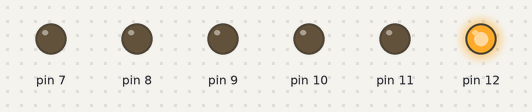
Simulated run of this sketch. Board: Arduino Uno, built with avr-gcc and run on an emulated ATmega328P. Parts: output pins drawn as LEDs (lit = HIGH).

Above: at 0.5 s.
At 4.5 s:
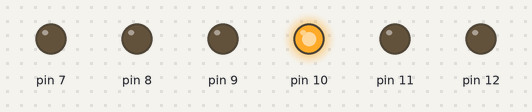
At 6.5 s:
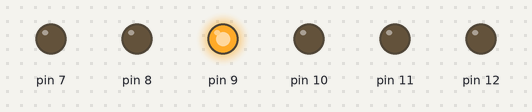
At 7.5 s:
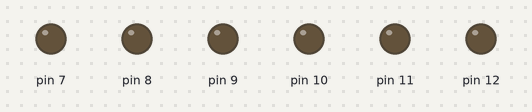
At 10.5 s:
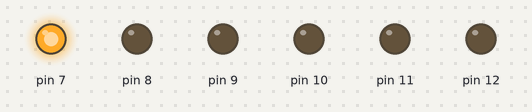
At 14.5 s:
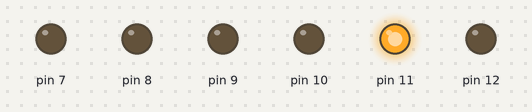
Timing chart, 0 to 15.6 s (numbered marks = the images above):
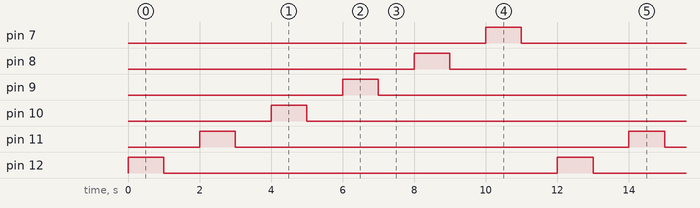

Measured:
- by itself, pin 7–12: alternates HIGH for 1.0 s and LOW for 11.0 s
- by itself, everything shown: repeats every 12.0 s, in 12 steps

The sketch:

6_diode_sequence.ino
```cpp
// C++ code
//
void setup()
{
  pinMode(12, OUTPUT);
  pinMode(11, OUTPUT);
  pinMode(10, OUTPUT);
  pinMode(9, OUTPUT);
  pinMode(8, OUTPUT);
  pinMode(7, OUTPUT);
}

void loop()
{
  digitalWrite(12, HIGH);
  delay(1000); // Wait for 1000 millisecond(s)
  digitalWrite(12, LOW);
  delay(1000); // Wait for 1000 millisecond(s)
  digitalWrite(11, HIGH);
  delay(1000); // Wait for 1000 millisecond(s)
  digitalWrite(11, LOW);
  delay(1000); // Wait for 1000 millisecond(s)
  digitalWrite(10, HIGH);
  delay(1000); // Wait for 1000 millisecond(s)
  digitalWrite(10, LOW);
  delay(1000); // Wait for 1000 millisecond(s)
  digitalWrite(9, HIGH);
  delay(1000); // Wait for 1000 millisecond(s)
  digitalWrite(9, LOW);
  delay(1000); // Wait for 1000 millisecond(s)
  digitalWrite(8, HIGH);
  delay(1000); // Wait for 1000 millisecond(s)
  digitalWrite(8, LOW);
  delay(1000); // Wait for 1000 millisecond(s)
  digitalWrite(7, HIGH);
  delay(1000); // Wait for 1000 millisecond(s)
  digitalWrite(7, LOW);
  delay(1000); // Wait for 1000 millisecond(s)
}
```
